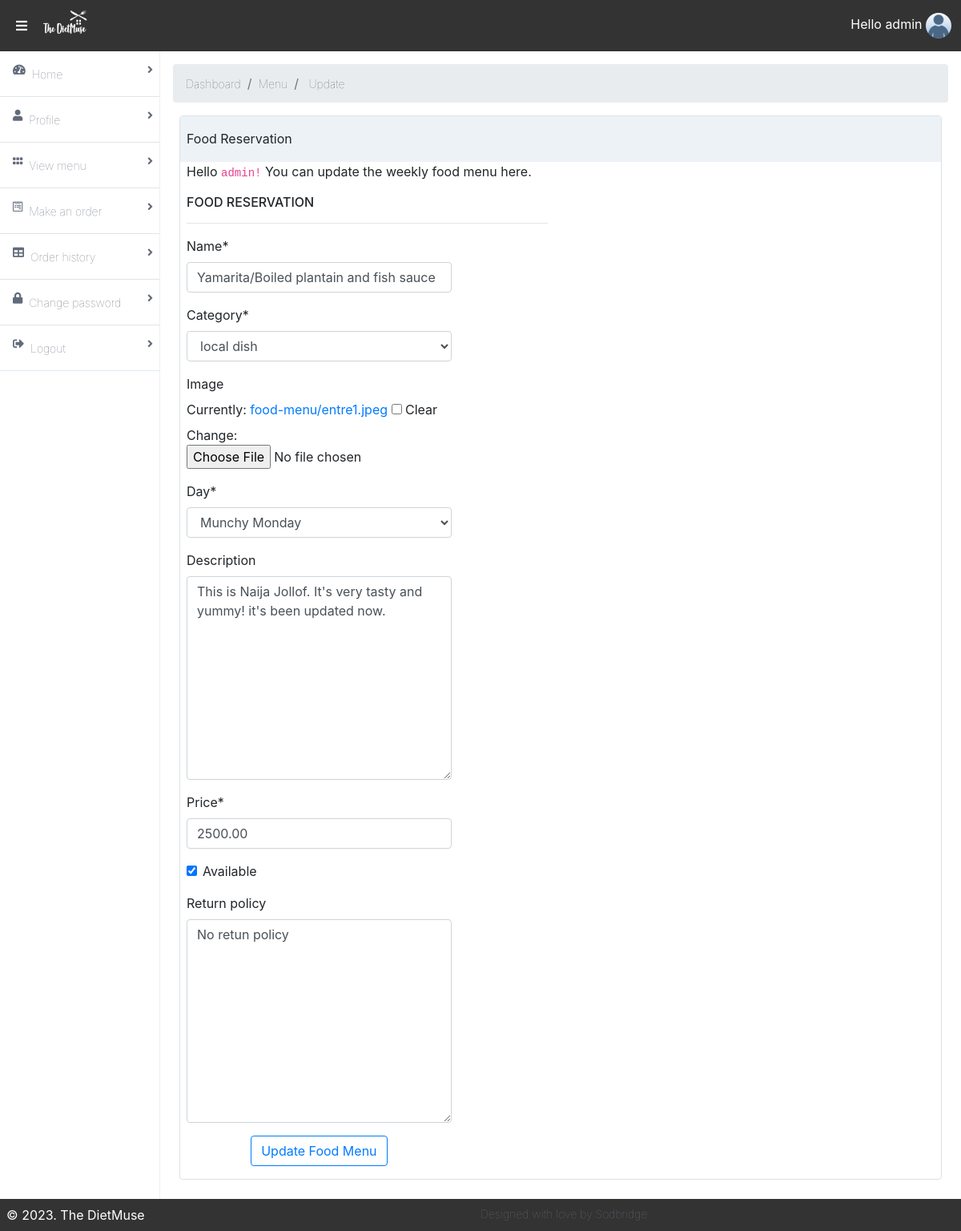
The app's page /food-menu/1/update/ (signed in) with its own data.
### accounts/models.py (models this page shows, shortened)
class Profile(models.Model):
	gender = (
			('Please select', 'Please select'),
			('Male', 'Male'),
			('Female', 'Female')
		)
	category = (
			('Choose category', 'Choose category'),
			('Monthly', 'Monthly'),
			('Quarterly', 'Quarterly'),
			('Annually', 'Annually'),
		)
	user = models.OneToOneField(User, related_name='profile', on_delete=models.CASCADE)
	dob = models.DateField(blank=True, null=True)
	photo = models.ImageField(upload_to='users', default='default.jpeg', blank=True)
	gender = models.CharField(max_length=100, choices=gender, default='Please Select')
	category = models.CharField(max_length=100, choices=category, blank=True, default='Choose category')
	street_address = models.CharField(max_length=200, blank=True)
	city = models.CharField(max_length=100, blank=True, default='Ondo')
	nationality = models.CharField(max_length=100, blank=True, default='Nigerian')
	state = models.CharField(max_length=200, blank=True, default=100)
	phone_no = models.CharField(max_length=100, blank=True)
	subscribed_member = models.BooleanField(default=False)
	date_created = models.DateTimeField(auto_now_add=True)

### app/models.py (models this page shows, shortened)
class Food(models.Model):
    name = models.CharField(max_length=200, db_index=True)
    slug = models.SlugField(max_length=200, db_index=True)
    category = models.ForeignKey(Category, related_name='categories', null=True, on_delete=models.CASCADE)
    image = models.ImageField(upload_to='food-menu/',blank=True)
    day = models.CharField(max_length=20, choices=week_choices, default='Munchy Monday')
    description = models.TextField(blank=True)
    return_policy = models.TextField(blank=True, null=True,)
    price = models.DecimalField(max_digits=10, null=True, decimal_places=2)
    available = models.BooleanField(default=True)
    created = models.DateTimeField(auto_now_add=True)
    updated = models.DateTimeField(auto_now=True)
    class Meta:
        index_together = (('id', 'slug'),)

class Category(models.Model):
    name = models.CharField(max_length=200, db_index=True)
    slug = models.SlugField(max_length=200, unique=True)
    class Meta:
        ordering = ('name',)
        verbose_name = 'category'
        verbose_name_plural = 'categories'
    def __str__(self):
        return self.name

### accounts/views.py (the view, shortened to what this page needs)
# urls.py: path('food-menu/<int:pk>/update/', FoodMenuUpdateView.as_view(template_name='foodmenu_update.html'), name='menu-update'),
class FoodMenuUpdateView(LoginRequiredMixin, UpdateView):
	model = Food
	fields = ['name', 'category', 'image', 'day', 'description', 'price', 'available', 'return_policy']

### accounts/templates/foodmenu_update.html (shortened to what this page needs)
{% extends 'base.html' %}
{% load static %}
{% load crispy_forms_tags %}
{% block content %}
<main class="bg-transparent bg-side-nav  flex-1 p-3 overflow-hidden">
    <nav aria-label="breadcrumb">
      <ol class="breadcrumb">
        <li class="breadcrumb-item"><a class="font-sans font-hairline hover:font-normal text-sm text-nav-item no-underline" href="{% url 'dashboard' %}">Dashboard</a></li>
        <li class="breadcrumb-item"><a class="font-sans font-hairline hover:font-normal text-sm text-nav-item no-underline" href="#">Menu</a></li>
        <li class="breadcrumb-item active" aria-current="page"> <span class="font-sans font-hairline hover:font-normal text-sm text-nav-item no-underline">Update</span></li>
      </ol>
    </nav>
    <div class="flex flex-col">
        <div class="flex flex-1  flex-col md:flex-row lg:flex-row mx-2">
            <div class="mb-2 border-solid border-gray-300 rounded border shadow-sm w-full">
                <div class="bg-gray-200 px-2 py-3 border-solid border-gray-200 border-b">
                    Food Reservation
                </div>
                <div class="flex flex-1  flex-col md:flex-row lg:flex-row mx-2 w-full max-w-lg">
                  <form class="form-sample" method="POST" enctype="multipart/form-data">
                    <p class="card-description">
                      Hello <code>{{ user.username }}!</code> You can update the weekly food menu here.
                    </p>
                    <div class="row">
                      <div class="col-md-12">
                        <h6 class="card-title">FOOD RESERVATION</h6> <hr>
                        <div class="form-group row">
                          <div class="col-sm-9">
                            {{ form|crispy }}
                            <div class="text-center"><button class="btn btn-outline-primary" type="submit">Update Food Menu</button></div>
                          </div>
                        </div>
                      </div>
                    </div>
                  </form>
                </div>
              </div>
            </div>
          </div>
  </main>
{% endblock content %}

### accounts/templates/base.html (shortened to what this page needs)
{% load static %}
{% load crispy_forms_tags %}
<!DOCTYPE html>
<html lang="en">
<head>
    <link rel="stylesheet" href="{% static 'dist/styles.css' %}">
    <link rel="stylesheet" href="{% static 'dist/all.css' %}">
    <link rel="stylesheet" href="https://cdn.jsdelivr.net/npm/bootstrap@4.0.0/dist/css/bootstrap.min.css">
</head>
<body>
<div class="mx-auto bg-grey-400">
    <div class="min-h-screen flex flex-col">
        <header class="bg-nav" style="background-color:#333">
            <div class="flex justify-between">
                <div class="p-1 mx-3 inline-flex items-center">
                    <i class="fas fa-bars pr-2 text-white" onclick="sidebarToggle()"></i>
                    <h1 class="text-white p-2">
                    <img src="{% static 'images/dietmusenew-removebg-preview.png' %}" style="height:2rem; width:60px;" alt="Logo" class="img-fluid"> </h1>
                </div>
                <div class="p-1 flex flex-row items-center">
                    <a href="#" onclick="profileToggle()" class="text-white p-2 no-underline hidden md:block lg:block">Hello {{ request.user.username }}
                        <img onclick="profileToggle()" class="inline-block h-8 w-8 rounded-full" src="{{ request.user.profile.photo.url }}" alt="user picture">
                    </a>
                </div>
            </div>
        </header>
        <div class="flex flex-1">
            <aside id="sidebar" style="background-color:transparent;" class="bg-side-nav w-1/2 md:w-1/6 lg:w-1/6 border-r border-side-nav hidden md:block lg:block">
                <ul class="list-reset flex flex-col">
                    <li class=" w-full h-full py-3 px-2 border-b border-light-border bg-white">
                        <a href="{% url 'index' %}"
                           class="font-sans font-hairline hover:font-normal text-sm text-nav-item no-underline">
                            <i class="fas fa-tachometer-alt float-left mx-2"></i>
                            Home
                            <span><i class="fas fa-angle-right float-right"></i></span>
                        </a>
                    </li>
                    <li class=" w-full h-full py-3 px-2 border-b border-light-border bg-white">
                        <a href="{% url 'dashboard' %}"
                           class="font-sans font-hairline hover:font-normal text-sm text-nav-item no-underline">
                            <i class="fas fa-user float-left mx-2"></i>
                            Profile
                            <span><i class="fas fa-angle-right float-right"></i></span>
                        </a>
                    </li>
                    <li class="w-full h-full py-3 px-2 border-b border-light-border">
                        <a href="{% url 'food-menu' %}"
                           class="font-sans font-hairline hover:font-normal text-sm text-nav-item no-underline">
                            <i class="fas fa-grip-horizontal float-left mx-2"></i>
                            View menu
                            <span><i class="fa fa-angle-right float-right"></i></span>
                        </a>
                    </li>
                    {% if request.user.username == 'gabby' %}
                        <li class="w-full h-full py-3 px-2 border-b border-light-border">
                        <a href="{% url 'view-orders' %}"
                           class="font-sans font-hairline hover:font-normal text-sm text-nav-item no-underline">
                            <i class="fab fa-wpforms float-left mx-2"></i>
                            Customers orders
                            <span><i class="fa fa-angle-right float-right"></i></span>
                        </a>
                    </li>
                   {% else %}
                    <li class="w-full h-full py-3 px-2 border-b border-light-border">
                        <a href="{% url 'make-order' %}"
                           class="font-sans font-hairline hover:font-normal text-sm text-nav-item no-underline">
                            <i class="fab fa-wpforms float-left mx-2"></i>
                            Make an order
                            <span><i class="fa fa-angle-right float-right"></i></span>
                        </a>
                    </li>
                     {% endif %}
                    <li class="w-full h-full py-3 px-2 border-b border-light-border">
                        <a href="{% url 'order-history' %}"
                           class="font-sans font-hairline hover:font-normal text-sm text-nav-item no-underline">
                            <i class="fas fa-table float-left mx-2"></i>
                            Order history
                            <span><i class="fa fa-angle-right float-right"></i></span>
                        </a>
                    </li>
                    <li class="w-full h-full py-3 px-2 border-b border-light-border">
                        <a href="{% url 'password_change' %}"
                           class="font-sans font-hairline hover:font-normal text-sm text-nav-item no-underline">
                            <i class="fas fa-lock float-left mx-2"></i>
                            Change password
                            <span><i class="fa fa-angle-right float-right"></i></span>
                        </a>
                    </li>
                    <li class="w-full h-full py-3 px-2 border-b border-300-border">
                        <a href="{% url 'logout' %}" class="font-sans font-hairline hover:font-normal text-sm text-nav-item no-underline">
                            <i class="fas fa-sign-out-alt float-left mx-2"></i>
                            Logout
                            <span><i class="fa fa-angle-right float-right"></i></span>
                        </a>
                    </li>
                        </ul>
            </aside>
            {% block content %}
            {% endblock %}
        </div>
        <footer class="bg-grey-darkest text-white p-2" style="background-color:#333;">
            <div style="display:flex; text-align:center; margin: auto;">
                <div class="flex flex-1 mx-auto">&copy; 2023. The DietMuse</div>
                <div class="flex flex-1 mx-auto font-sans font-hairline hover:font-normal text-sm text-nav-item no-underline"> Designed with love by:<a class="font-sans font-hairline hover:font-normal text-sm text-nav-item no-underline" href="https://sodbridgeacademy.com/" target=" _blank"> Sodbridge</a></div>
            </div>
        </footer>
    </div>
</div>
</body>
</html>

### records on screen
Food: name "Yamarita/Boiled plantain and fish sauce", category "local dish", day "Munchy Monday", description "This is Naija Jollof. It's very tasty and yummy! it's been updated now.", price "2500.00", available "☑", return_policy "No retun policy"

### other values on screen
{{ request.user.username }} "admin"
{{ user.username }} "admin"
